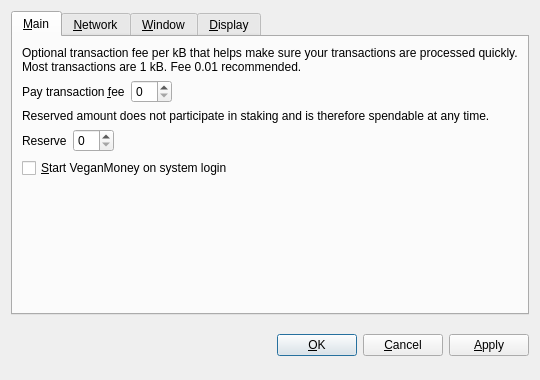
<?xml version="1.0" encoding="UTF-8"?>
<ui version="4.0">
 <class>OptionsDialog</class>
 <widget class="QDialog" name="OptionsDialog">
  <property name="geometry">
   <rect>
    <x>0</x>
    <y>0</y>
    <width>540</width>
    <height>380</height>
   </rect>
  </property>
  <property name="windowTitle">
   <string>Options</string>
  </property>
  <property name="modal">
   <bool>true</bool>
  </property>
  <layout class="QVBoxLayout" name="verticalLayout">
   <item>
    <widget class="QTabWidget" name="tabWidget">
     <property name="tabPosition">
      <enum>QTabWidget::North</enum>
     </property>
     <property name="currentIndex">
      <number>0</number>
     </property>
     <widget class="QWidget" name="tabMain">
      <attribute name="title">
       <string>&amp;Main</string>
      </attribute>
      <layout class="QVBoxLayout" name="verticalLayout_Main">
       <item>
        <widget class="QLabel" name="transactionFeeInfoLabel">
         <property name="text">
          <string>Optional transaction fee per kB that helps make sure your transactions are processed quickly. Most transactions are 1 kB. Fee 0.01 recommended.</string>
         </property>
         <property name="textFormat">
          <enum>Qt::PlainText</enum>
         </property>
         <property name="wordWrap">
          <bool>true</bool>
         </property>
        </widget>
       </item>
       <item>
        <layout class="QHBoxLayout" name="horizontalLayoutFee">
         <item>
          <widget class="QLabel" name="transactionFeeLabel">
           <property name="text">
            <string>Pay transaction &amp;fee</string>
           </property>
           <property name="textFormat">
            <enum>Qt::PlainText</enum>
           </property>
           <property name="buddy">
            <cstring>transactionFee</cstring>
           </property>
          </widget>
         </item>
         <item>
          <widget class="BitcoinAmountField" name="transactionFee"/>
         </item>
         <item>
          <spacer name="horizontalSpacerFee">
           <property name="orientation">
            <enum>Qt::Horizontal</enum>
           </property>
           <property name="sizeHint" stdset="0">
            <size>
             <width>40</width>
             <height>20</height>
            </size>
           </property>
          </spacer>
         </item>
        </layout>
       </item>
       <item>
        <widget class="QLabel" name="reserveBalanceInfoLabel">
         <property name="text">
          <string>Reserved amount does not participate in staking and is therefore spendable at any time.</string>
         </property>
         <property name="textFormat">
          <enum>Qt::PlainText</enum>
         </property>
         <property name="wordWrap">
          <bool>true</bool>
         </property>
        </widget>
       </item>
       <item>
        <layout class="QHBoxLayout" name="horizontalLayoutReserveBalance">
         <item>
          <widget class="QLabel" name="reserveBalanceLabel">
           <property name="text">
            <string>Reserve</string>
           </property>
           <property name="textFormat">
            <enum>Qt::PlainText</enum>
           </property>
           <property name="buddy">
            <cstring>reserveBalance</cstring>
           </property>
          </widget>
         </item>
         <item>
          <widget class="BitcoinAmountField" name="reserveBalance"/>
         </item>
         <item>
          <spacer name="horizontalSpacerReserveBalance">
           <property name="orientation">
            <enum>Qt::Horizontal</enum>
           </property>
           <property name="sizeHint" stdset="0">
            <size>
             <width>40</width>
             <height>20</height>
            </size>
           </property>
          </spacer>
         </item>
        </layout>
       </item>
       <item>
        <widget class="QCheckBox" name="bitcoinAtStartup">
         <property name="toolTip">
          <string>Automatically start VeganMoney after logging in to the system.</string>
         </property>
         <property name="text">
          <string>&amp;Start VeganMoney on system login</string>
         </property>
        </widget>
       </item>
       <item>
        <spacer name="verticalSpacer_Main">
         <property name="orientation">
          <enum>Qt::Vertical</enum>
         </property>
         <property name="sizeHint" stdset="0">
          <size>
           <width>20</width>
           <height>40</height>
          </size>
         </property>
        </spacer>
       </item>
      </layout>
     </widget>
     <widget class="QWidget" name="tabNetwork">
      <attribute name="title">
       <string>&amp;Network</string>
      </attribute>
      <layout class="QVBoxLayout" name="verticalLayout_Network">
       <item>
        <widget class="QCheckBox" name="mapPortUpnp">
         <property name="toolTip">
          <string>Automatically open the VeganMoney client port on the router. This only works when your router supports UPnP and it is enabled.</string>
         </property>
         <property name="text">
          <string>Map port using &amp;UPnP</string>
         </property>
        </widget>
       </item>
       <item>
        <widget class="QCheckBox" name="connectSocks">
         <property name="toolTip">
          <string>Connect to the VeganMoney network through a SOCKS proxy (e.g. when connecting through Tor).</string>
         </property>
         <property name="text">
          <string>&amp;Connect through SOCKS proxy:</string>
         </property>
        </widget>
       </item>
       <item>
        <layout class="QHBoxLayout" name="horizontalLayout_Network">
         <item>
          <widget class="QLabel" name="proxyIpLabel">
           <property name="text">
            <string>Proxy &amp;IP:</string>
           </property>
           <property name="textFormat">
            <enum>Qt::PlainText</enum>
           </property>
           <property name="buddy">
            <cstring>proxyIp</cstring>
           </property>
          </widget>
         </item>
         <item>
          <widget class="QValidatedLineEdit" name="proxyIp">
           <property name="maximumSize">
            <size>
             <width>140</width>
             <height>16777215</height>
            </size>
           </property>
           <property name="toolTip">
            <string>IP address of the proxy (e.g. 127.0.0.1)</string>
           </property>
          </widget>
         </item>
         <item>
          <widget class="QLabel" name="proxyPortLabel">
           <property name="text">
            <string>&amp;Port:</string>
           </property>
           <property name="textFormat">
            <enum>Qt::PlainText</enum>
           </property>
           <property name="buddy">
            <cstring>proxyPort</cstring>
           </property>
          </widget>
         </item>
         <item>
          <widget class="QLineEdit" name="proxyPort">
           <property name="maximumSize">
            <size>
             <width>55</width>
             <height>16777215</height>
            </size>
           </property>
           <property name="toolTip">
            <string>Port of the proxy (e.g. 9050)</string>
           </property>
          </widget>
         </item>
         <item>
          <widget class="QLabel" name="socksVersionLabel">
           <property name="text">
            <string>SOCKS &amp;Version:</string>
           </property>
           <property name="textFormat">
            <enum>Qt::PlainText</enum>
           </property>
           <property name="buddy">
            <cstring>socksVersion</cstring>
           </property>
          </widget>
         </item>
         <item>
          <widget class="QValueComboBox" name="socksVersion">
           <property name="toolTip">
            <string>SOCKS version of the proxy (e.g. 5)</string>
           </property>
          </widget>
         </item>
         <item>
          <spacer name="horizontalSpacer_Network">
           <property name="orientation">
            <enum>Qt::Horizontal</enum>
           </property>
           <property name="sizeHint" stdset="0">
            <size>
             <width>40</width>
             <height>20</height>
            </size>
           </property>
          </spacer>
         </item>
        </layout>
       </item>
       <item>
        <spacer name="verticalSpacer_Network">
         <property name="orientation">
          <enum>Qt::Vertical</enum>
         </property>
         <property name="sizeHint" stdset="0">
          <size>
           <width>20</width>
           <height>40</height>
          </size>
         </property>
        </spacer>
       </item>
      </layout>
     </widget>
     <widget class="QWidget" name="tabWindow">
      <attribute name="title">
       <string>&amp;Window</string>
      </attribute>
      <layout class="QVBoxLayout" name="verticalLayout_Window">
       <item>
        <widget class="QCheckBox" name="minimizeToTray">
         <property name="toolTip">
          <string>Show only a tray icon after minimizing the window.</string>
         </property>
         <property name="text">
          <string>&amp;Minimize to the tray instead of the taskbar</string>
         </property>
        </widget>
       </item>
       <item>
        <widget class="QCheckBox" name="minimizeOnClose">
         <property name="toolTip">
          <string>Minimize instead of exit the application when the window is closed. When this option is enabled, the application will be closed only after selecting Quit in the menu.</string>
         </property>
         <property name="text">
          <string>M&amp;inimize on close</string>
         </property>
        </widget>
       </item>
       <item>
        <spacer name="verticalSpacer_Window">
         <property name="orientation">
          <enum>Qt::Vertical</enum>
         </property>
         <property name="sizeHint" stdset="0">
          <size>
           <width>20</width>
           <height>40</height>
          </size>
         </property>
        </spacer>
       </item>
      </layout>
     </widget>
     <widget class="QWidget" name="tabDisplay">
      <attribute name="title">
       <string>&amp;Display</string>
      </attribute>
      <layout class="QVBoxLayout" name="verticalLayout_Display">
       <item>
        <layout class="QHBoxLayout" name="horizontalLayout_1_Display">
         <item>
          <widget class="QLabel" name="langLabel">
           <property name="text">
            <string>User Interface &amp;language:</string>
           </property>
           <property name="textFormat">
            <enum>Qt::PlainText</enum>
           </property>
           <property name="buddy">
            <cstring>lang</cstring>
           </property>
          </widget>
         </item>
         <item>
          <widget class="QValueComboBox" name="lang">
           <property name="toolTip">
            <string>The user interface language can be set here. This setting will take effect after restarting VeganMoney.</string>
           </property>
          </widget>
         </item>
        </layout>
       </item>
       <item>
        <layout class="QHBoxLayout" name="horizontalLayout_2_Display">
         <item>
          <widget class="QLabel" name="unitLabel">
           <property name="text">
            <string>&amp;Unit to show amounts in:</string>
           </property>
           <property name="textFormat">
            <enum>Qt::PlainText</enum>
           </property>
           <property name="buddy">
            <cstring>unit</cstring>
           </property>
          </widget>
         </item>
         <item>
          <widget class="QValueComboBox" name="unit">
           <property name="toolTip">
            <string>Choose the default subdivision unit to show in the interface and when sending coins.</string>
           </property>
          </widget>
         </item>
        </layout>
       </item>
       <item>
        <widget class="QCheckBox" name="displayAddresses">
         <property name="toolTip">
          <string>Whether to show VeganMoney addresses in the transaction list or not.</string>
         </property>
         <property name="text">
          <string>&amp;Display addresses in transaction list</string>
         </property>
        </widget>
       </item>
       <item>
        <widget class="QCheckBox" name="coinControlFeatures">
         <property name="toolTip">
          <string>Whether to show coin control features or not.</string>
         </property>
         <property name="text">
          <string>Display coin &amp;control features (experts only!)</string>
         </property>
        </widget>
       </item>
       <item>
        <spacer name="verticalSpacer_Display">
         <property name="orientation">
          <enum>Qt::Vertical</enum>
         </property>
         <property name="sizeHint" stdset="0">
          <size>
           <width>20</width>
           <height>40</height>
          </size>
         </property>
        </spacer>
       </item>
      </layout>
     </widget>
    </widget>
   </item>
   <item>
    <layout class="QHBoxLayout" name="horizontalLayout_Buttons">
     <item>
      <spacer name="horizontalSpacer_1">
       <property name="orientation">
        <enum>Qt::Horizontal</enum>
       </property>
       <property name="sizeHint" stdset="0">
        <size>
         <width>40</width>
         <height>48</height>
        </size>
       </property>
      </spacer>
     </item>
     <item>
      <widget class="QLabel" name="statusLabel">
       <property name="font">
        <font>
         <weight>75</weight>
         <bold>true</bold>
        </font>
       </property>
       <property name="text">
        <string/>
       </property>
       <property name="textFormat">
        <enum>Qt::PlainText</enum>
       </property>
       <property name="wordWrap">
        <bool>true</bool>
       </property>
      </widget>
     </item>
     <item>
      <spacer name="horizontalSpacer_2">
       <property name="orientation">
        <enum>Qt::Horizontal</enum>
       </property>
       <property name="sizeHint" stdset="0">
        <size>
         <width>40</width>
         <height>48</height>
        </size>
       </property>
      </spacer>
     </item>
     <item>
      <widget class="QPushButton" name="okButton">
       <property name="text">
        <string>&amp;OK</string>
       </property>
      </widget>
     </item>
     <item>
      <widget class="QPushButton" name="cancelButton">
       <property name="text">
        <string>&amp;Cancel</string>
       </property>
       <property name="autoDefault">
        <bool>false</bool>
       </property>
      </widget>
     </item>
     <item>
      <widget class="QPushButton" name="applyButton">
       <property name="text">
        <string>&amp;Apply</string>
       </property>
       <property name="autoDefault">
        <bool>false</bool>
       </property>
      </widget>
     </item>
    </layout>
   </item>
  </layout>
 </widget>
 <customwidgets>
  <customwidget>
   <class>BitcoinAmountField</class>
   <extends>QSpinBox</extends>
   <header>bitcoinamountfield.h</header>
  </customwidget>
  <customwidget>
   <class>QValueComboBox</class>
   <extends>QComboBox</extends>
   <header>qvaluecombobox.h</header>
  </customwidget>
  <customwidget>
   <class>QValidatedLineEdit</class>
   <extends>QLineEdit</extends>
   <header>qvalidatedlineedit.h</header>
  </customwidget>
 </customwidgets>
 <resources/>
 <connections/>
</ui>
